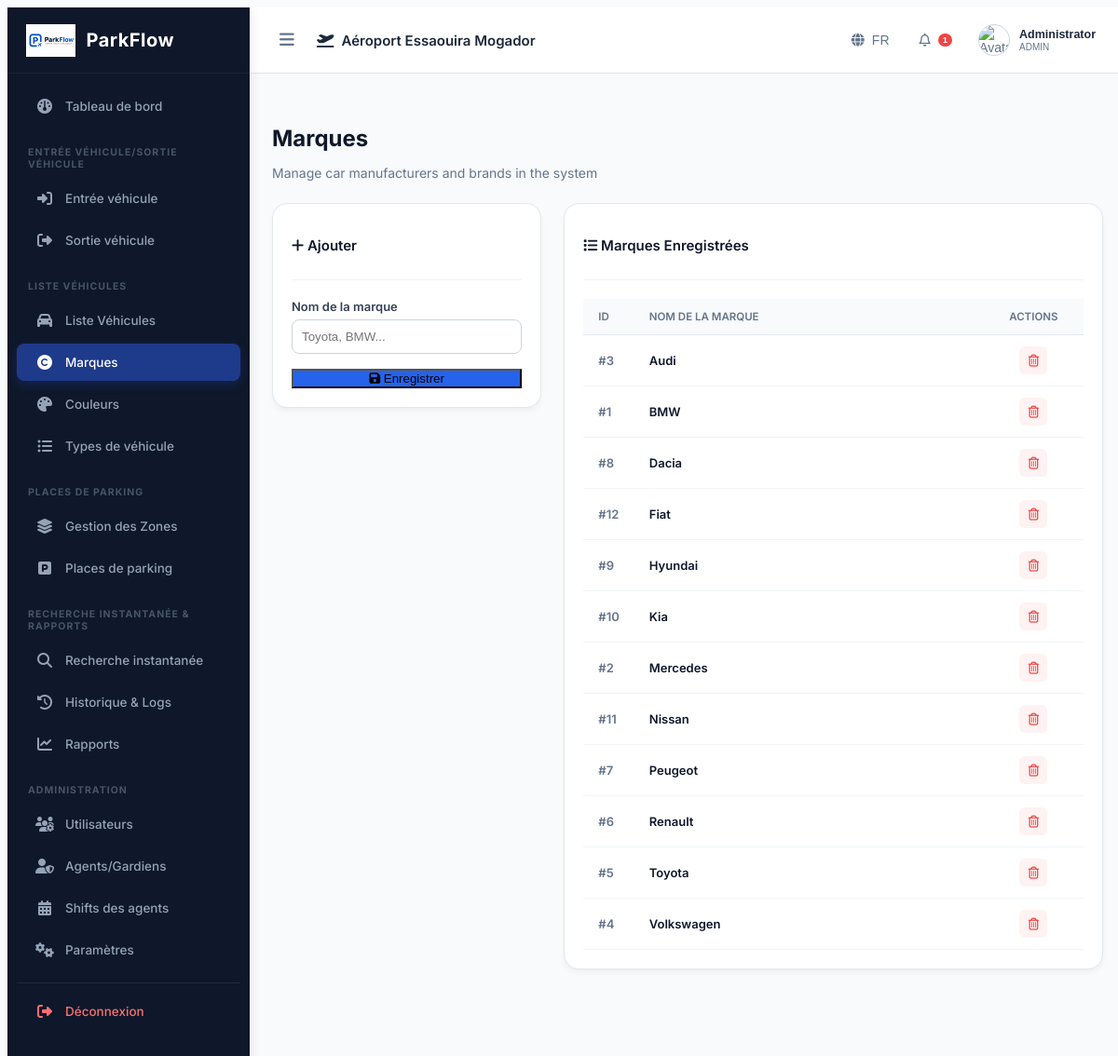
The page /vehicles/brands (signed in) on the database its author committed.
### tables this page shows
CREATE TABLE settings (

    id INTEGER PRIMARY KEY AUTOINCREMENT,

    company_name TEXT,

    airport_name TEXT,

    airport_code TEXT,

    address TEXT,

    phone TEXT,

    email TEXT,

    logo TEXT,

    currency TEXT DEFAULT 'MAD'
, stripe_publishable_key TEXT DEFAULT 'pk_test_placeholder', stripe_secret_key TEXT DEFAULT 'sk_test_placeholder', enable_stripe INTEGER DEFAULT 0);

CREATE TABLE brands (
    id INTEGER PRIMARY KEY AUTOINCREMENT,
    name TEXT NOT NULL UNIQUE
);

### app.py (the view, shortened to what this page needs)
@app.route("/vehicles/brands", methods=["GET", "POST"])
def brands_list():
    if "user" not in session:
        return redirect(url_for("login"))
    conn = get_db_connection()
    cursor = conn.cursor()
    cursor.execute("SELECT * FROM brands ORDER BY name ASC")
    brands = cursor.fetchall()
    conn.close()
    return render_template("vehicles/brands.html", brands=brands)

### app.py (called while the page is built)
def get_db_connection():
    conn = sqlite3.connect(DATABASE)
    conn.row_factory = sqlite3.Row
    return conn

### templates/vehicles/brands.html
{% extends "layout.html" %}
{% block content %}
<div class="dashboard-header" style="margin-bottom: 24px;">
    <h1 style="font-size: 24px; font-weight: 700; color: #0f172a; margin-bottom: 4px;">{{ t('brands') }}</h1>
    <p style="font-size: 14px; color: #64748b;">Manage car manufacturers and brands in the system</p>
</div>
<div class="dashboard-grid" style="grid-template-columns: 1fr 2fr;">
    <div class="panel-card" style="height: fit-content;">
        <div class="panel-header">
            <h3 class="panel-title"><i class="fa-solid fa-plus text-primary"></i> {{ t('add') }}</h3>
        </div>
        <form action="/vehicles/brands" method="POST">
            <div style="margin-bottom: 15px;">
                <label style="display: block; font-size: 13px; font-weight: 600; color: #334155; margin-bottom: 6px;">Nom de la marque</label>
                <input type="text" name="name" class="form-control" placeholder="Toyota, BMW..." required style="width: 100%; border: 1px solid #cbd5e1; border-radius: 8px; padding: 10px; box-sizing: border-box;">
            </div>
            <button type="submit" class="login-btn" style="background-color: #2563eb; width: 100%;">
                <i class="fa-solid fa-floppy-disk"></i> {{ t('save') }}
            </button>
        </form>
    </div>
    <div class="panel-card">
        <div class="panel-header">
            <h3 class="panel-title"><i class="fa-solid fa-list text-primary"></i> Marques Enregistrées</h3>
        </div>
        <div class="table-responsive">
            <table class="custom-table">
                <thead>
                    <tr>
                        <th style="width: 10%;">ID</th>
                        <th>Nom de la marque</th>
                        <th style="width: 20%; text-align: center;">Actions</th>
                    </tr>
                </thead>
                <tbody>
                    {% if brands %}
                        {% for brand in brands %}
                            <tr>
                                <td style="font-weight: 600; color: #64748b;">#{{ brand.id }}</td>
                                <td style="font-weight: 600; color: #0f172a;">{{ brand.name }}</td>
                                <td style="text-align: center;">
                                    <a href="/vehicles/brands/delete/{{ brand.id }}" class="btn-action text-danger" onclick="return confirm('Voulez-vous vraiment supprimer cette marque ?')" style="display: inline-flex; align-items: center; justify-content: center; width: 30px; height: 30px; border-radius: 6px; background-color: #fef2f2; color: #ef4444; text-decoration: none;">
                                        <i class="fa-regular fa-trash-can"></i>
                                    </a>
                                </td>
                            </tr>
                        {% endfor %}
                    {% else %}
                        <tr>
                            <td colspan="3" style="text-align: center; color: #94a3b8; padding: 25px;">
                                Aucune marque trouvée.
                            </td>
                        </tr>
                    {% endif %}
                </tbody>
            </table>
        </div>
    </div>
</div>
{% endblock %}

### templates/layout.html (shortened to what this page needs)
<!DOCTYPE html>
<html lang="{{ current_lang }}" dir="{{ 'rtl' if current_lang == 'ar' else 'ltr' }}">
<head>
    <link rel="stylesheet" href="https://cdnjs.cloudflare.com/ajax/libs/font-awesome/6.5.2/css/all.min.css">
    <link rel="stylesheet" href="{{ url_for('static', filename='css/style.css') }}">
    <link rel="stylesheet" href="{{ url_for('static', filename='css/dashboard.css') }}">
</head>
<body>
    <div class="app-container">
        <aside class="sidebar">
            <div class="sidebar-brand">
                <img src="{{ url_for('static', filename='images/logo.png') }}" alt="Logo" class="brand-logo">
                <span class="brand-text">ParkFlow</span>
            </div>
            <nav class="sidebar-menu">
                <ul>
                    <li>
                        <a href="/dashboard" class="nav-link {% if request.path == '/dashboard' %}active{% endif %}">
                            <i class="fa-solid fa-gauge"></i> <span>{{ t('dashboard') }}</span>
                        </a>
                    </li>
                    <li class="menu-header"><span>{{ t('entry') }}/{{ t('exit') }}</span></li>
                    <li>
                        <a href="/parking/entry" class="nav-link {% if request.path == '/parking/entry' %}active{% endif %}">
                            <i class="fa-solid fa-right-to-bracket"></i> <span>{{ t('entry') }}</span>
                        </a>
                    </li>
                    <li>
                        <a href="/parking/exit" class="nav-link {% if request.path == '/parking/exit' %}active{% endif %}">
                            <i class="fa-solid fa-right-from-bracket"></i> <span>{{ t('exit') }}</span>
                        </a>
                    </li>
                    <li class="menu-header"><span>{{ t('vehicles') }}</span></li>
                    <li>
                        <a href="/vehicles" class="nav-link {% if request.path == '/vehicles' %}active{% endif %}">
                            <i class="fa-solid fa-car"></i> <span>{{ t('vehicles') }}</span>
                        </a>
                    </li>
                    <li>
                        <a href="/vehicles/brands" class="nav-link {% if request.path == '/vehicles/brands' %}active{% endif %}">
                            <i class="fa-solid fa-copyright"></i> <span>{{ t('brands') }}</span>
                        </a>
                    </li>
                    <li>
                        <a href="/vehicles/colors" class="nav-link {% if request.path == '/vehicles/colors' %}active{% endif %}">
                            <i class="fa-solid fa-palette"></i> <span>{{ t('colors') }}</span>
                        </a>
                    </li>
                    <li>
                        <a href="/vehicles/types" class="nav-link {% if request.path == '/vehicles/types' %}active{% endif %}">
                            <i class="fa-solid fa-list-ul"></i> <span>{{ t('types') }}</span>
                        </a>
                    </li>
                    <li class="menu-header"><span>{{ t('places') }}</span></li>
                    <li>
                        <a href="/parking-management/zones" class="nav-link {% if request.path == '/parking-management/zones' %}active{% endif %}">
                            <i class="fa-solid fa-layer-group"></i> <span>{{ t('zones') }}</span>
                        </a>
                    </li>
                    <li>
                        <a href="/parking-management/places" class="nav-link {% if request.path == '/parking-management/places' %}active{% endif %}">
                            <i class="fa-solid fa-square-parking"></i> <span>{{ t('places') }}</span>
                        </a>
                    </li>
                    <li class="menu-header"><span>{{ t('search') }} & {{ t('reports') }}</span></li>
                    <li>
                        <a href="/parking/search" class="nav-link {% if request.path == '/parking/search' %}active{% endif %}">
                            <i class="fa-solid fa-magnifying-glass"></i> <span>{{ t('search') }}</span>
                        </a>
                    </li>
                    <li>
                        <a href="/parking/history" class="nav-link {% if request.path == '/parking/history' %}active{% endif %}">
                            <i class="fa-solid fa-history"></i> <span>{{ t('history') }}</span>
                        </a>
                    </li>
                    <li>
                        <a href="/reports" class="nav-link {% if request.path == '/reports' %}active{% endif %}">
                            <i class="fa-solid fa-chart-line"></i> <span>{{ t('reports') }}</span>
                        </a>
                    </li>
                    <li class="menu-header"><span>Administration</span></li>
                    <li>
                        <a href="/users" class="nav-link {% if request.path == '/users' %}active{% endif %}">
                            <i class="fa-solid fa-users-gear"></i> <span>{{ t('users') }}</span>
                        </a>
                    </li>
                    <li>
                        <a href="/users/guards" class="nav-link {% if request.path == '/users/guards' %}active{% endif %}">
                            <i class="fa-solid fa-user-shield"></i> <span>{{ t('guards') }}</span>
                        </a>
                    </li>
                    <li>
                        <a href="/users/shifts" class="nav-link {% if request.path == '/users/shifts' %}active{% endif %}">
                            <i class="fa-solid fa-calendar-days"></i> <span>{{ t('shifts') }}</span>
                        </a>
                    </li>
                    <li>
                        <a href="/settings" class="nav-link {% if request.path == '/settings' %}active{% endif %}">
                            <i class="fa-solid fa-gears"></i> <span>{{ t('settings') }}</span>
                        </a>
                    </li>
                    <li class="logout-item" style="margin-top: 15px; border-top: 1px solid rgba(255,255,255,0.08); padding-top: 10px;">
                        <a href="/logout" class="nav-link" style="color: #f87171;">
                            <i class="fa-solid fa-sign-out-alt"></i> <span>{{ t('logout') }}</span>
                        </a>
                    </li>
                </ul>
            </nav>
        </aside>
        <div class="main-wrapper">
            <header class="topbar">
                <div class="topbar-left">
                    <button class="toggle-sidebar-btn" id="toggle-sidebar">
                        <i class="fa-solid fa-bars"></i>
                    </button>
                    <span class="airport-title">
                        <i class="fa-solid fa-plane-departure text-primary"></i>
                        {{ t('airport_title') }}
                    </span>
                </div>
                <div class="topbar-right">
                    <div class="language-dropdown">
                        <button class="topbar-btn" id="lang-menu-btn">
                            <i class="fa-solid fa-globe"></i> <span>{{ current_lang | upper }}</span>
                        </button>
                    </div>
                    <div class="notifications-dropdown">
                        <button class="topbar-btn" id="noti-menu-btn">
                            <i class="fa-regular fa-bell"></i>
                            <span class="badge">1</span>
                        </button>
                    </div>
                    <div class="user-dropdown">
                        <button class="topbar-btn user-profile-btn" id="user-menu-btn">
                            <img src="{{ url_for('static', filename='images/' + (session['photo'] if session and 'photo' in session else 'default_avatar.png')) }}" alt="Avatar" class="user-avatar" onerror="this.src='https://cdn-icons-png.flaticon.com/512/149/149071.png'">
                            <div class="user-details">
                                <span class="user-name">{{ session.get('fullname', 'Admin') }}</span>
                                <span class="user-role">{{ session.get('role', 'ADMIN') }}</span>
                            </div>
                        </button>
                    </div>
                </div>
            </header>
            <div class="alert-container" style="padding: 15px 25px 0 25px;">
            </div>
            <main class="page-content">
                {% block content %}{% endblock %}
            </main>
        </div>
    </div>
</body>
</html>

### static/css/style.css (style rules this page uses)
:root { --primary-color: #1e3a8a; --accent-color: #3b82f6; --success-color: #10b981; --danger-color: #ef4444; --warning-color: #f59e0b; --dark-bg: #0f172a; --light-bg: #f8fafc; }
body { font-family: 'Inter', 'Cairo', sans-serif; background-color: var(--light-bg); color: #334155; overflow-x: hidden; }
.sidebar { background-color: var(--dark-bg); min-height: 100vh; color: white; box-shadow: 4px 0 10px rgba(0,0,0,0.1); }
.sidebar .nav-link { color: #94a3b8; font-weight: 500; padding: 12px 20px; border-radius: 8px; transition: all 0.3s ease; margin-bottom: 5px; }
.sidebar .nav-link:hover, .sidebar .nav-link.active { background-color: var(--primary-color); color: white; }
.form-control, .form-select { border-radius: 8px; border: 1px solid #cbd5e1; padding: 10px 14px; }

### rows shown on the page
settings: airport_name "Aéroport Essaouira Mogador"
brands: id "3", name "Audi"
brands: id "1", name "BMW"
brands: id "8", name "Dacia"
brands: id "12", name "Fiat"
brands: id "9", name "Hyundai"
brands: id "10", name "Kia"
brands: id "2", name "Mercedes"
brands: id "11", name "Nissan"
brands: id "7", name "Peugeot"
brands: id "6", name "Renault"
brands: id "5", name "Toyota"
brands: id "4", name "Volkswagen"

### other values the page prints
{{ t('dashboard') }} "Tableau de bord"
{{ t('entry') }} "ENTRÉE VÉHICULE"
{{ t('exit') }} "SORTIE VÉHICULE"
{{ t('entry') }} "Entrée véhicule"
{{ t('exit') }} "Sortie véhicule"
{{ t('vehicles') }} "LISTE VÉHICULES"
{{ t('vehicles') }} "Liste Véhicules"
{{ t('brands') }} "Marques"
{{ t('colors') }} "Couleurs"
{{ t('types') }} "Types de véhicule"
{{ t('places') }} "PLACES DE PARKING"
{{ t('zones') }} "Gestion des Zones"
{{ t('places') }} "Places de parking"
{{ t('search') }} "RECHERCHE INSTANTANÉE"
{{ t('reports') }} "RAPPORTS"
